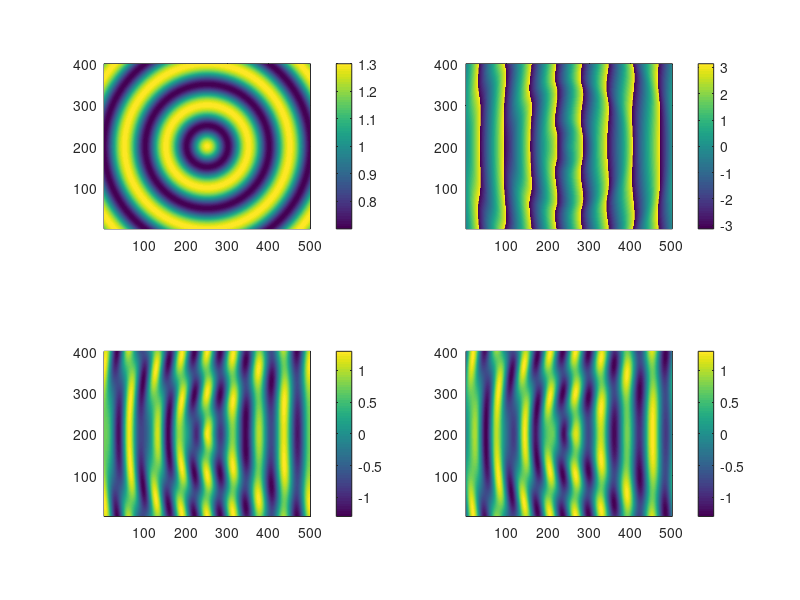

Recreate this plot in MATLAB.
% MATLAB Research Project Week 2 Assignment
% Ian Hay
% 2-1-2019

% Goal: Create a program that can plot the interference
% of a scatter point on a 2D area with color mapping
% for intensity for the following plots:
% magnitude, phase, real, and imaginary

e = 2.718;
PI = 3.14;

% x,y points of the scatter point
scatter_point_x = 0;
scatter_point_y = 2;
% cross section constant of the scatter point (how much the point displaces
% waves)
cross_section_constant = 0.3;
%initial e-field generated by the transmitter
E_field_start = 5;

grid off;

%meshgrid: creates grid of points for y,x
[x,y] = meshgrid(-2.5:0.01:2.5,0:0.01:4);

E = E_field_start .^ (j * (2 * PI) * x);

%E = cross_section_constant * (E_field_s .^ (j * (2 * PI) * (x - scatter_point_x)));
% ^ wrong

% e ^ -jkr (where r is the distance from the point to the scatterer)
% calculates the E-field displaced by the scatter point
Es = cross_section_constant * E .* (e .^ -(j * (2 * PI) * (sqrt(((x - scatter_point_x).^2) + ((y - scatter_point_y).^2)))));

%plots the magnitude subplot
subplot(2,2,1);
pcolor(abs(E+Es));
axis image, shading interp;
colorbar;

%plots the phase subplot
subplot(2,2,2);
pcolor(angle(E+Es));
axis image, shading interp;
colorbar;

%plots the real component of the E-field
subplot(2,2,3);
pcolor(real(E+Es));
axis image, shading interp;
colorbar;

%plots the imaginary component of the E-field
subplot(2,2,4);
pcolor(imag(E+Es));
axis image, shading interp;
colorbar;


